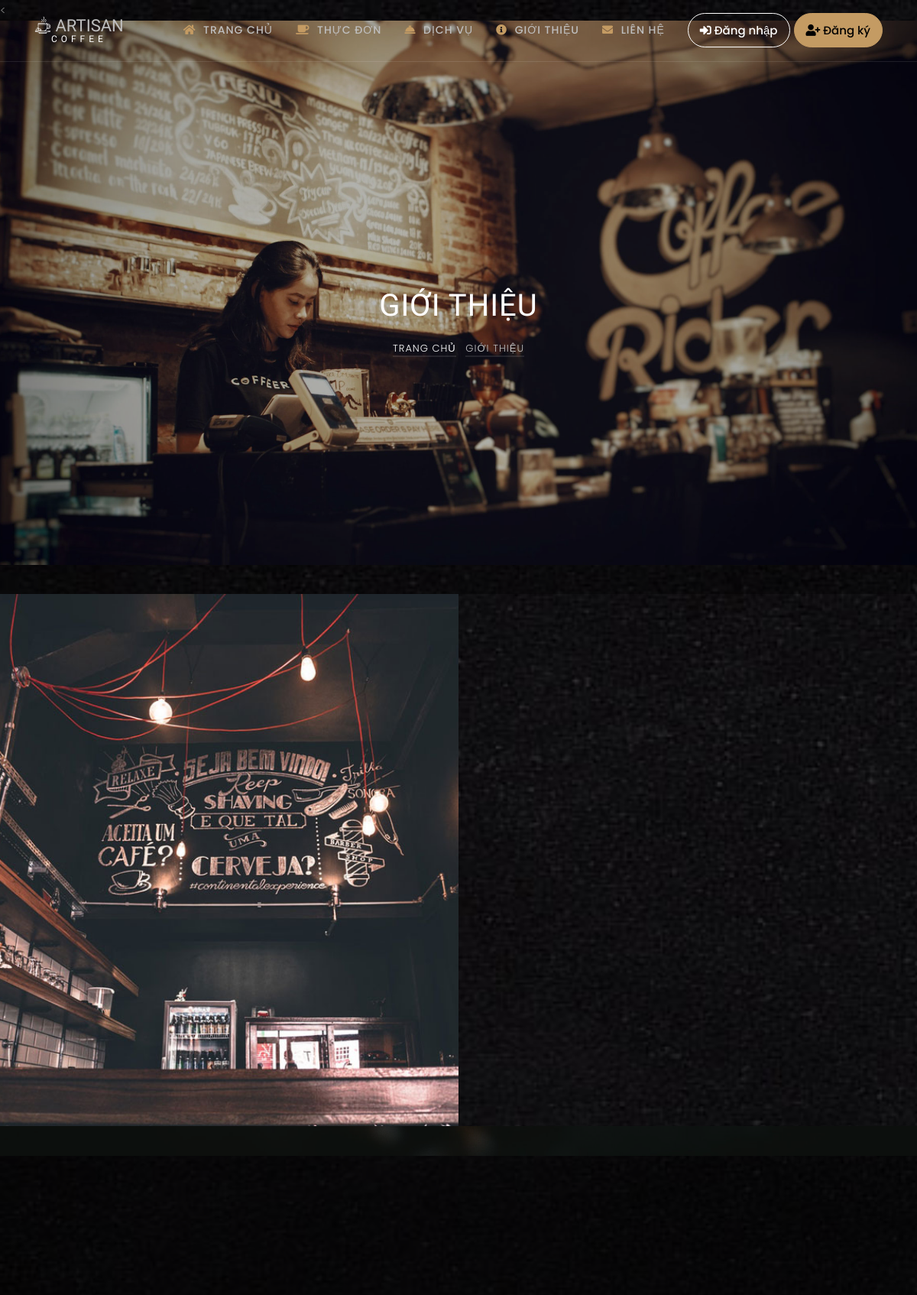
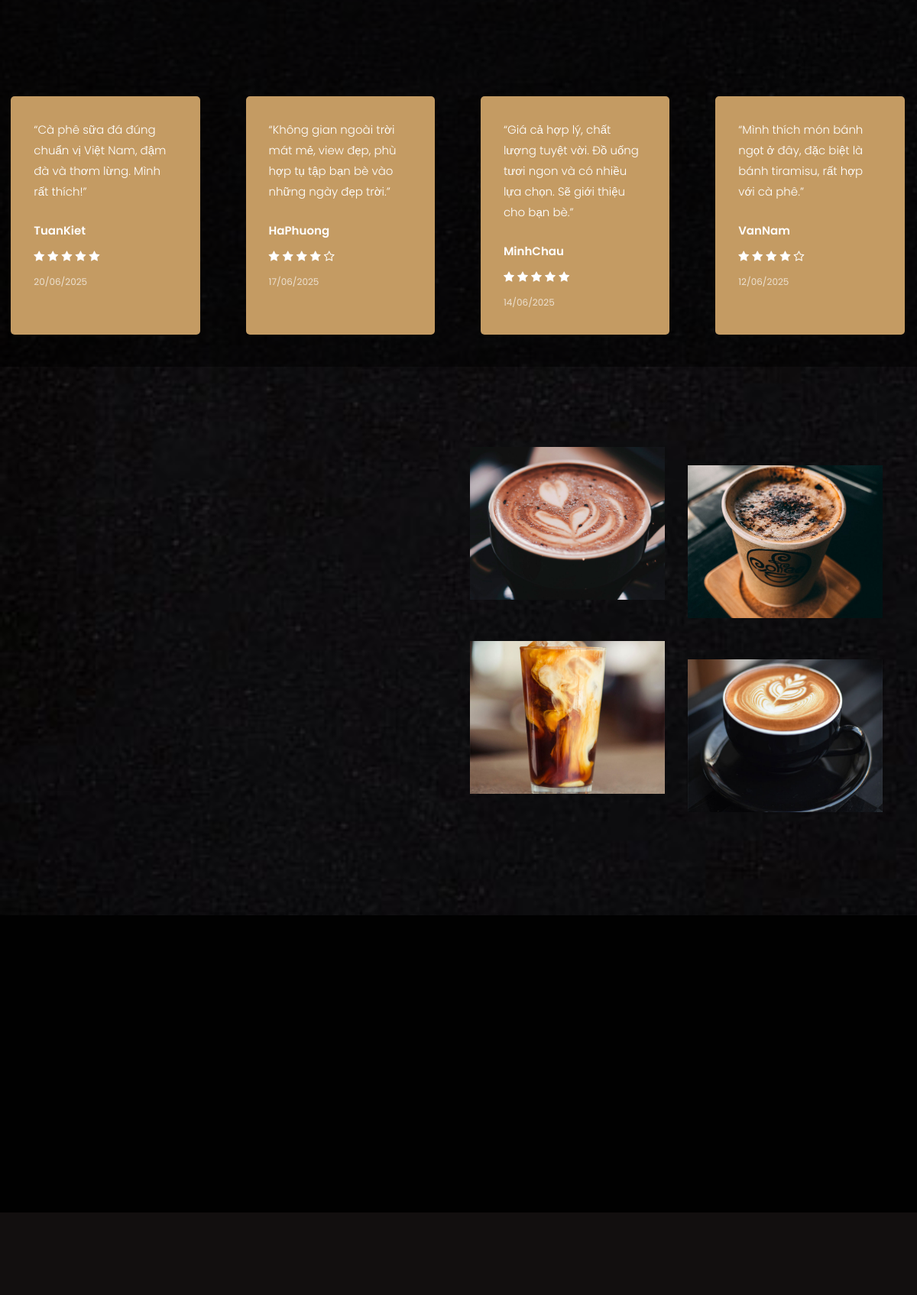
Page /about.php (upper part) on the committed database (2 pictures, top to bottom).
### tables this page shows
CREATE TABLE IF NOT EXISTS `reviews` (
  `ID` int(10) NOT NULL AUTO_INCREMENT,
  `review` varchar(1000) NOT NULL,
  `user_name` varchar(100) NOT NULL,
  `user_id` int(10) DEFAULT NULL,
  `order_id` int(10) DEFAULT NULL,
  `rating` int(1) DEFAULT NULL,
  `status` varchar(50) DEFAULT 'Pending',
  `created_at` timestamp NOT NULL DEFAULT current_timestamp(),
  PRIMARY KEY (`ID`),
  KEY `idx_user_id` (`user_id`),
  KEY `idx_order_id` (`order_id`)
);

### config/config.php (called while the page is built, shortened)
<?php
function escape($html)
{
    return htmlspecialchars($html, ENT_QUOTES | ENT_HTML5, 'UTF-8');
}

### about.php (the view, shortened to what this page needs)
<?php
require "includes/header.php";
$reviews = $conn->query("SELECT * FROM reviews WHERE status = 'Approved' ORDER BY created_at DESC LIMIT 6");
$reviews->execute();
$all_reviews = $reviews->fetchAll(PDO::FETCH_OBJ);
?>
<section class="home-slider owl-carousel">
  <div
    class="slider-item"
    style="background-image: url(images/bg_3.jpg)"
    data-stellar-background-ratio="0.5">
    <div class="overlay"></div>
    <div class="container">
      <div
        class="row slider-text justify-content-center align-items-center">
        <div class="col-md-7 col-sm-12 text-center ftco-animate">
          <h1 class="mb-3 mt-5 bread">Giới Thiệu</h1>
          <p class="breadcrumbs">
            <span class="mr-2"><a href="<?php echo APPURL; ?>/index.php">Trang Chủ</a></span>
            <span>Giới Thiệu</span>
          </p>
        </div>
      </div>
    </div>
  </div>
</section>
<section class="ftco-about d-md-flex">
  <div
    class="one-half img"
    style="background-image: url(images/about.jpg)"></div>
</section>
<section class="ftco-section img" id="ftco-testimony" style="background-image: url(images/bg_1.jpg)" data-stellar-background-ratio="0.5">
  <div class="overlay"></div>
  <div class="container">
    <div class="row justify-content-center mb-5">
    </div>
  </div>
  <div class="container-wrap">
    <div class="testimony-slider owl-carousel">
      <?php foreach ($all_reviews as $review): ?>
        <div class="item">
          <div class="testimony golden-bg">
            <blockquote>
              <p>&ldquo;<?php echo escape($review->review); ?>&rdquo;</p>
            </blockquote>
            <div class="author d-flex mt-4">
              <div class="name align-self-center"><?php echo escape($review->user_name); ?></div>
            </div>
            <div class="rating mt-2">
              <?php
              $rating = isset($review->rating) ? (int)$review->rating : 5;
              for ($i = 1; $i <= 5; $i++): ?>
                <i class="icon-star<?php echo ($i <= $rating) ? '' : '-o'; ?>" style="color: #fac564;"></i>
              <?php endfor; ?>
            </div>
            <div class="date text-muted mt-1">
              <small><?php echo date('d/m/Y', strtotime($review->created_at)); ?></small>
            </div>
          </div>
        </div>
      <?php endforeach; ?>
    </div>
  </div>
</section>
<section class="ftco-section">
  <div class="container">
    <div class="row align-items-center">
      <div class="col-md-6 pr-md-5">
      </div>
      <div class="col-md-6">
        <div class="row">
          <div class="col-md-6">
            <div class="menu-entry">
              <a
                href="<?php echo APPURL; ?>/menu.php"
                class="img"
                style="background-image: url(images/menu-1.jpg)"></a>
            </div>
          </div>
          <div class="col-md-6">
            <div class="menu-entry mt-lg-4">
              <a
                href="<?php echo APPURL; ?>/menu.php"
                class="img"
                style="background-image: url(images/menu-2.jpg)"></a>
            </div>
          </div>
          <div class="col-md-6">
            <div class="menu-entry">
              <a
                href="<?php echo APPURL; ?>/menu.php"
                class="img"
                style="background-image: url(images/menu-3.jpg)"></a>
            </div>
          </div>
          <div class="col-md-6">
            <div class="menu-entry mt-lg-4">
              <a
                href="<?php echo APPURL; ?>/menu.php"
                class="img"
                style="background-image: url(images/menu-4.jpg)"></a>
            </div>
          </div>
        </div>
      </div>
    </div>
  </div>
</section>
<section
  class="ftco-counter ftco-bg-dark img"
  id="section-counter"
  style="background-image: url(images/bg_2.jpg)"
  data-stellar-background-ratio="0.5">
  <div class="overlay"></div>
  <div class="container">
    <div class="row justify-content-center">
      <div class="col-md-10">
        <div class="row">
        </div>
      </div>
    </div>
  </div>
</section>
<?php
require "includes/footer.php";
?>

### css/icomoon.css (style rules this page uses)
[class^="icon-"], [class*=" icon-"] { font-family: 'icomoon' !important; speak: none; font-style: normal; font-weight: normal; font-variant: normal; text-transform: none; line-height: 1; -webkit-font-smoothing: antialiased; -moz-osx-font-smoothing: grayscale; }
.icon-star:before { content: "\f005"; }
.icon-star-o:before { content: "\f006"; }

### about.php (style rules this page uses)
.testimony.golden-bg { background-color: #c49b63; padding: 30px; color: #fff; border-radius: 5px; height: 100%; }
.testimony-slider .item { height: 100%; padding: 15px; }
.testimony.golden-bg blockquote { border-left: none; padding: 0; }
.testimony.golden-bg .name { color: #fff; font-weight: 600; }
.testimony.golden-bg .date { color: rgba(255, 255, 255, 0.7) !important; }
.testimony.golden-bg .icon-star, .testimony.golden-bg .icon-star-o { color: #fff !important; }

### rows in the picture
reviews: review "Cà phê sữa đá đúng chuẩn vị Việt Nam, đậm đà và thơm lừng. Mình rất thích!", user_name "TuanKiet", rating 5 (drawn), created_at "20/06/2025"
reviews: review "Không gian ngoài trời mát mẻ, view đẹp, phù hợp tụ tập bạn bè vào những ngày đẹp trời.", user_name "HaPhuong", rating 4 (drawn), created_at "17/06/2025"
reviews: review "Giá cả hợp lý, chất lượng tuyệt vời. Đồ uống tươi ngon và có nhiều lựa chọn. Sẽ giới thiệu cho bạn bè.", user_name "MinhChau", rating 5 (drawn), created_at "14/06/2025"
reviews: review "Mình thích món bánh ngọt ở đây, đặc biệt là bánh tiramisu, rất hợp với cà phê.", user_name "VanNam", rating 4 (drawn), created_at "12/06/2025"
